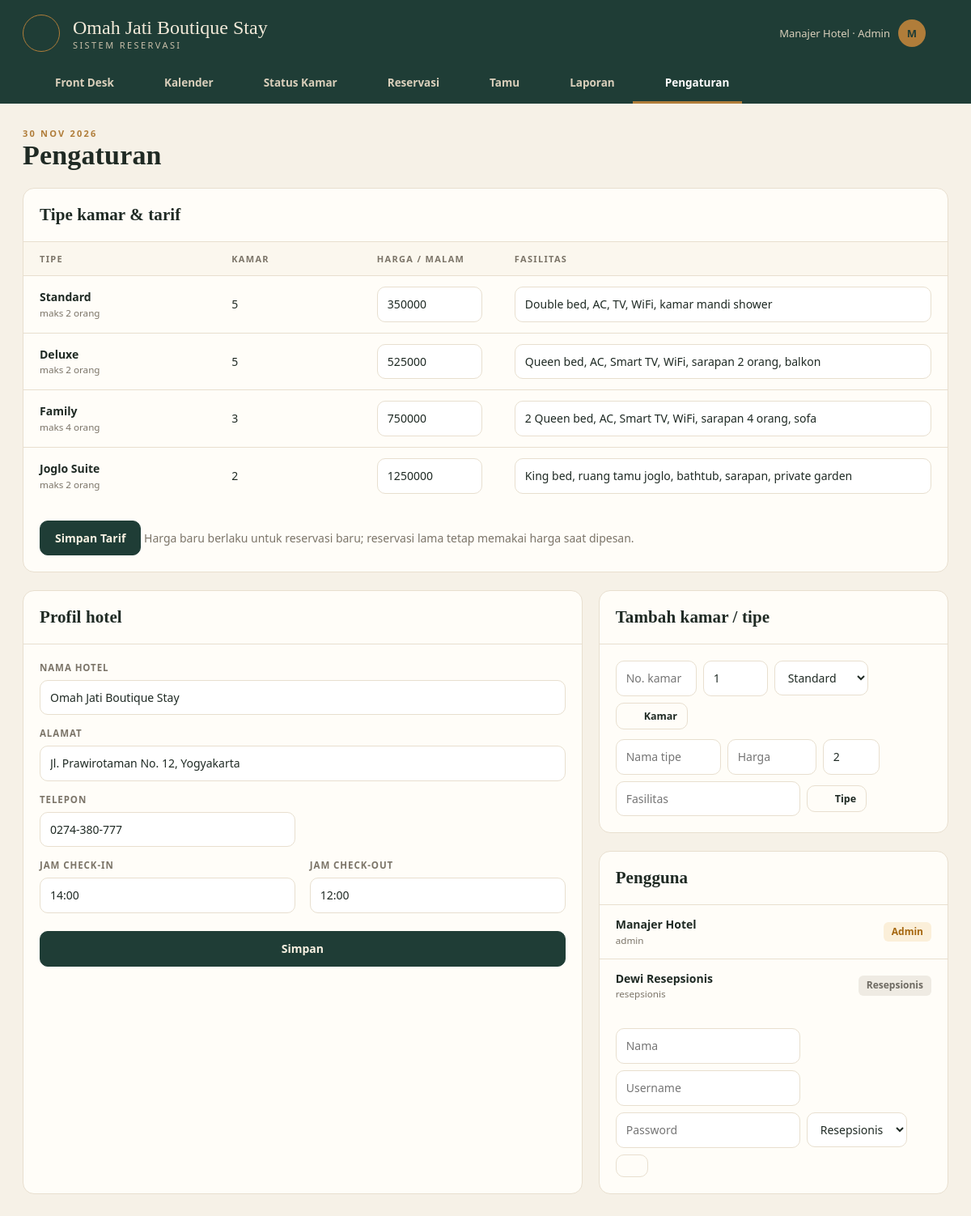
The app's page /index.php?page=master (signed in) with its own data.
### tables this page shows
CREATE TABLE pengaturan (
  id INT PRIMARY KEY,
  nama_hotel VARCHAR(100) NOT NULL,
  alamat VARCHAR(255),
  telepon VARCHAR(30),
  jam_checkin VARCHAR(5) NOT NULL DEFAULT '14:00',
  jam_checkout VARCHAR(5) NOT NULL DEFAULT '12:00',
  pajak_persen TINYINT NOT NULL DEFAULT 0
);

CREATE TABLE users (
  id INT AUTO_INCREMENT PRIMARY KEY,
  nama VARCHAR(100) NOT NULL,
  username VARCHAR(50) NOT NULL UNIQUE,
  password VARCHAR(255) NOT NULL,
  role ENUM('admin','resepsionis') NOT NULL DEFAULT 'resepsionis',
  created_at TIMESTAMP DEFAULT CURRENT_TIMESTAMP
);

CREATE TABLE tipe_kamar (
  id INT AUTO_INCREMENT PRIMARY KEY,
  nama VARCHAR(60) NOT NULL,
  harga INT NOT NULL,
  kapasitas TINYINT NOT NULL DEFAULT 2,
  fasilitas VARCHAR(255)
);

### index.php (called while the page is built, shortened)
<?php
require __DIR__ . '/includes/bootstrap.php';
$routes = [
    'login'      => 'pages/login.php',
    'logout'     => 'pages/logout.php',
    'dashboard'  => 'pages/dashboard.php',
    'kalender'   => 'pages/kalender.php',
    'kamar'      => 'pages/kamar.php',
    'reservasi'  => 'pages/reservasi/index.php',
    'res.baru'   => 'pages/reservasi/baru.php',
    'res.detail' => 'pages/reservasi/detail.php',
    'res.aksi'   => 'pages/reservasi/aksi.php',
    'invoice'    => 'pages/reservasi/invoice.php',
    'tamu'       => 'pages/tamu.php',
    'laporan'    => 'pages/laporan.php',
    'master'     => 'pages/master/index.php',
];
$page = $_GET['page'] ?? 'dashboard';
require __DIR__ . '/' . $routes[$page];

### pages/master/index.php (the view, shortened to what this page needs)
<?php
$set = setting();
$tipe = q('SELECT t.*, COUNT(k.id) jml FROM tipe_kamar t LEFT JOIN kamar k ON k.tipe_id = t.id GROUP BY t.id ORDER BY t.harga')->fetchAll();
$users = q('SELECT * FROM users ORDER BY id')->fetchAll();
$title = 'Pengaturan';
require __DIR__ . '/../../includes/header.php';
?>
<form method="post" class="card"><?= csrf_field() ?><input type="hidden" name="aksi" value="tipe">
    <div class="card-head"><h2>Tipe kamar & tarif</h2></div>
    <div class="table-wrap"><table><thead><tr><th>Tipe</th><th>Kamar</th><th>Harga / malam</th><th>Fasilitas</th></tr></thead><tbody>
        <?php foreach ($tipe as $t): ?><tr><td><strong><?= e($t['nama']) ?></strong><small>maks <?= $t['kapasitas'] ?> orang</small></td><td><?= $t['jml'] ?></td>
            <td style="width:170px"><input type="number" name="harga[<?= $t['id'] ?>]" value="<?= (int) $t['harga'] ?>" step="5000"></td><td><input type="text" name="fasilitas[<?= $t['id'] ?>]" value="<?= e($t['fasilitas']) ?>"></td></tr><?php endforeach; ?>
    </tbody></table></div>
    <div class="card-body"><button class="btn btn-primary">Simpan Tarif</button> <span class="muted">Harga baru berlaku untuk reservasi baru; reservasi lama tetap memakai harga saat dipesan.</span></div>
</form>
<div class="grid-2 mt">
    <form method="post" class="card"><?= csrf_field() ?><input type="hidden" name="aksi" value="hotel">
        <div class="card-head"><h2>Profil hotel</h2></div>
        <div class="card-body"><div class="form-grid">
            <div class="full"><label>Nama hotel</label><input type="text" name="nama_hotel" value="<?= e($set['nama_hotel']) ?>"></div>
            <div class="full"><label>Alamat</label><input type="text" name="alamat" value="<?= e($set['alamat']) ?>"></div>
            <div><label>Telepon</label><input type="text" name="telepon" value="<?= e($set['telepon']) ?>"></div><div></div>
            <div><label>Jam check-in</label><input type="text" name="jam_checkin" value="<?= e($set['jam_checkin']) ?>"></div>
            <div><label>Jam check-out</label><input type="text" name="jam_checkout" value="<?= e($set['jam_checkout']) ?>"></div>
        </div><button class="btn btn-primary btn-block mt">Simpan</button></div>
    </form>
    <div>
        <div class="card"><div class="card-head"><h2>Tambah kamar / tipe</h2></div><div class="card-body" style="display:grid;gap:12px">
            <form method="post" class="filters"><?= csrf_field() ?><input type="hidden" name="aksi" value="kamar"><input type="text" name="nomor" placeholder="No. kamar" style="width:100px" required><input type="number" name="lantai" value="1" style="width:80px">
                <select name="tipe_id"><?php foreach ($tipe as $t): ?><option value="<?= $t['id'] ?>"><?= e($t['nama']) ?></option><?php endforeach; ?></select><button class="btn btn-sm"><?= icon('plus', 14) ?> Kamar</button></form>
            <form method="post" class="filters"><?= csrf_field() ?><input type="hidden" name="aksi" value="tipe_baru"><input type="text" name="nama" placeholder="Nama tipe" required style="width:130px"><input type="number" name="harga" placeholder="Harga" required style="width:110px"><input type="number" name="kapasitas" value="2" style="width:70px"><input type="text" name="fasilitas" placeholder="Fasilitas"><button class="btn btn-sm"><?= icon('plus', 14) ?> Tipe</button></form>
        </div></div>
        <div class="card mt"><div class="card-head"><h2>Pengguna</h2></div>
            <div class="table-wrap"><table><tbody><?php foreach ($users as $u): ?><tr><td><strong><?= e($u['nama']) ?></strong><small><?= e($u['username']) ?></small></td><td class="text-right"><?= badge(['admin' => ['Admin', 'amber'], 'resepsionis' => ['Resepsionis', 'gray']], $u['role']) ?></td></tr><?php endforeach; ?></tbody></table></div>
            <form method="post" class="card-body filters"><?= csrf_field() ?><input type="hidden" name="aksi" value="user"><input type="text" name="nama" placeholder="Nama" required><input type="text" name="username" placeholder="Username" required><input type="password" name="password" placeholder="Password" minlength="6" required><select name="role"><option value="resepsionis">Resepsionis</option><option value="admin">Admin</option></select><button class="btn btn-sm"><?= icon('plus', 14) ?></button></form>
        </div>
    </div>
</div>
<?php require __DIR__ . '/../../includes/footer.php'; ?>

### includes/header.php (shortened to what this page needs)
<?php
$nav = [
    ['dashboard', 'Front Desk', 'home'],
    ['kalender', 'Kalender', 'calendar'],
    ['kamar', 'Status Kamar', 'grid'],
    ['reservasi', 'Reservasi', 'receipt'],
    ['tamu', 'Tamu', 'users'],
    ['laporan', 'Laporan', 'chart'],
];
if (user()['role'] === 'admin') $nav[] = ['master', 'Pengaturan', 'settings'];
$current = $_GET['page'] ?? 'dashboard';
$set = setting();
?>
<!DOCTYPE html>
<html lang="id">
<head>
    <link rel="stylesheet" href="assets/css/style.css">
</head>
<body>
<header class="masthead">
    <div class="masthead-inner">
        <div class="mast-top">
            <span class="crest"><?= icon('sparkle', 20) ?></span>
            <div class="name"><?= e($set['nama_hotel']) ?><small>Sistem Reservasi</small></div>
            <div class="mast-user"><span><?= e(user()['nama']) ?> · <?= e(ucfirst(user()['role'])) ?></span><span class="dot"><?= e(strtoupper(substr(user()['nama'], 0, 1))) ?></span>
                <a href="<?= url('logout') ?>" title="Keluar"><?= icon('logout', 18) ?></a></div>
        </div>
        <nav class="tabs">
            <?php foreach ($nav as [$key, $label, $ic]): ?><a href="<?= url($key) ?>" class="<?= $current === $key ? 'active' : '' ?>"><?= icon($ic, 16) ?> <?= $label ?></a><?php endforeach; ?>
        </nav>
    </div>
</header>
<main class="page">
    <div class="page-head">
        <div><div class="eyebrow"><?= e($eyebrow ?? tgl(date('Y-m-d'))) ?></div><h1><?= e($title ?? 'Front Desk') ?></h1></div>
    </div>

### includes/bootstrap.php (shortened to what this page needs)
<?php
function db(): PDO
{
    static $pdo = null;
    if ($pdo === null) {
        $c = require __DIR__ . '/../config/database.php';
        $dsn = "mysql:host={$c['host']};port={$c['port']};dbname={$c['database']};charset=utf8mb4";
        try {
            $pdo = new PDO($dsn, $c['username'], $c['password'], [
                PDO::ATTR_ERRMODE => PDO::ERRMODE_EXCEPTION,
                PDO::ATTR_DEFAULT_FETCH_MODE => PDO::FETCH_ASSOC,
            ]);
        } catch (PDOException $e) {
            die('<h3>Koneksi database gagal.</h3><p>Cek config/database.php dan pastikan database <b>'
                . htmlspecialchars($c['database']) . '</b> sudah di-import.</p>');
        }
    }
    return $pdo;
}
function q(string $sql, array $params = []): PDOStatement
{
    $st = db()->prepare($sql);
    $st->execute($params);
    return $st;
}
function e($v): string
{
    return htmlspecialchars((string) $v, ENT_QUOTES, 'UTF-8');
}
function tgl($date): string
{
    $bulan = ['', 'Jan', 'Feb', 'Mar', 'Apr', 'Mei', 'Jun', 'Jul', 'Agu', 'Sep', 'Okt', 'Nov', 'Des'];
    $t = strtotime($date);
    return date('j', $t) . ' ' . $bulan[(int) date('n', $t)] . ' ' . date('Y', $t);
}
function url(string $page = 'dashboard', array $params = []): string
{
    return 'index.php?' . http_build_query(['page' => $page] + $params);
}
function user(): ?array
{
    return $_SESSION['user'] ?? null;
}
function setting(): array
{
    static $s = null;
    return $s ??= q('SELECT * FROM pengaturan WHERE id = 1')->fetch() ?: [];
}
function icon(string $name, int $size = 18): string
{
    $p = $paths[$name] ?? '';
    return '<svg class="ic" width="' . $size . '" height="' . $size . '" viewBox="0 0 24 24" fill="none" stroke="currentColor" stroke-width="2" stroke-linecap="round" stroke-linejoin="round">' . $p . '</svg>';
}
function badge(array $map, string $s): string
{
    [$l, $c] = $map[$s] ?? [ucfirst($s), 'gray'];
    return '<span class="badge badge-' . $c . '">' . e($l) . '</span>';
}

### records on screen
pengaturan: nama_hotel "Omah Jati Boutique Stay", alamat "Jl. Prawirotaman No. 12, Yogyakarta", telepon "0274-380-777", jam_checkin "14:00", jam_checkout "12:00"
users: nama "Manajer Hotel", role "Admin", nama "M", username "admin", l "Admin"
tipe_kamar: nama "Standard", kapasitas "2", jml "5", harga "350000", fasilitas "Double bed, AC, TV, WiFi, kamar mandi shower"
tipe_kamar: nama "Deluxe", kapasitas "2", jml "5", harga "525000", fasilitas "Queen bed, AC, Smart TV, WiFi, sarapan 2 orang, balkon"
tipe_kamar: nama "Family", kapasitas "4", jml "3", harga "750000", fasilitas "2 Queen bed, AC, Smart TV, WiFi, sarapan 4 orang, sofa"
tipe_kamar: nama "Joglo Suite", kapasitas "2", jml "2", harga "1250000", fasilitas "King bed, ruang tamu joglo, bathtub, sarapan, private garden"
users: nama "Dewi Resepsionis", username "resepsionis", l "Resepsionis"

### other values on screen
$label "Front Desk"
$label "Kalender"
$label "Status Kamar"
$label "Reservasi"
$label "Tamu"
$label "Laporan"
$label "Pengaturan"
$eyebrow "30 NOV 2026"
$title "Pengaturan"
form field tipe_id "Standard"
